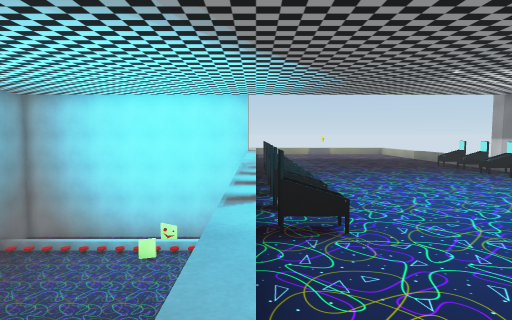
view 1 (above)

20 first-person views from a walk through a scene from a Unity 3-D project. The camera is 1.4 m above the floor, tilts 4° down and sees 75° across. The floor is counted in squares, 1 m on a side. Each view is taken from the middle of a square. On the plan, view 1 faces up. The plan holds only what a view shows up to about 15 squares ahead; the rest is blank. The place goes on beyond the plan. The player character is not drawn.

view 2
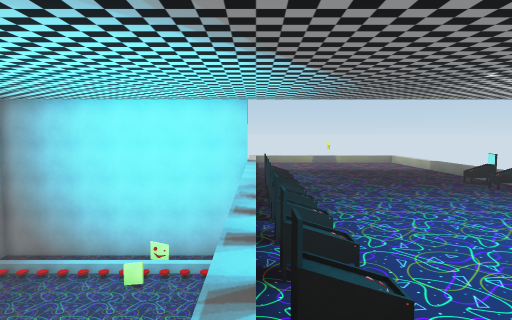

view 3
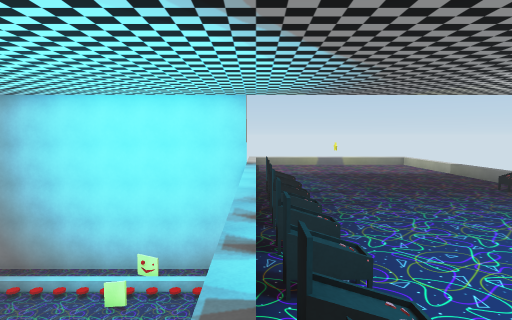

view 4
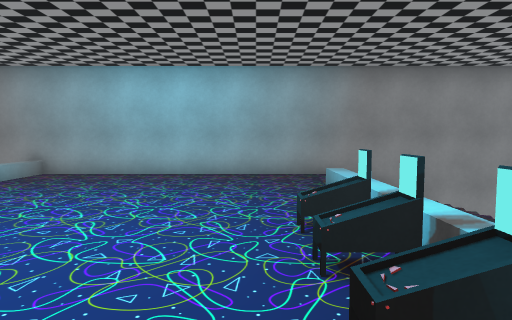

view 5
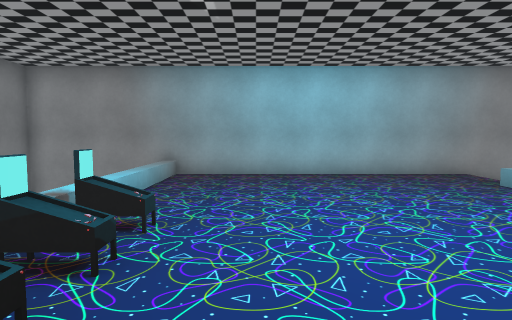

view 6
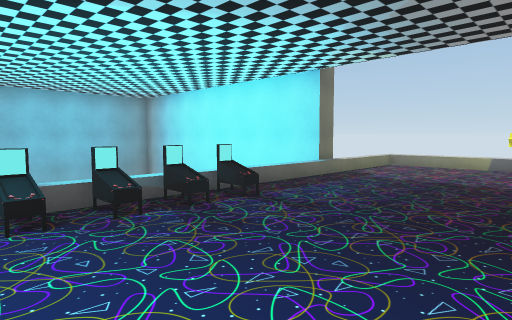

view 7
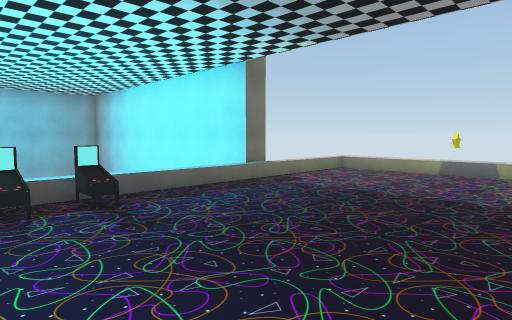

view 8
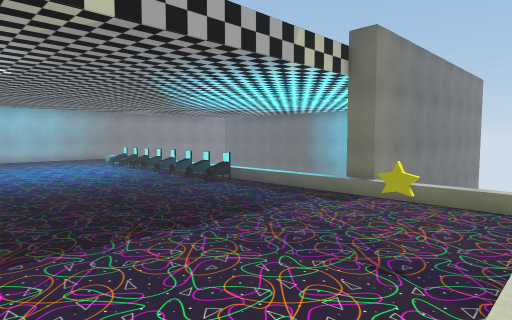

view 9
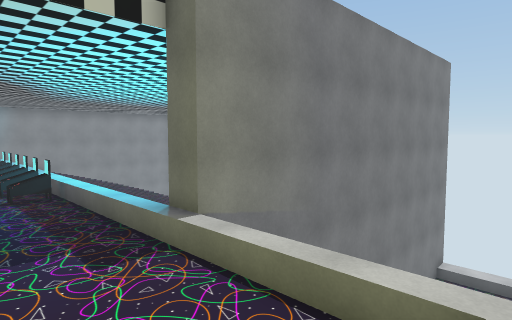

view 10
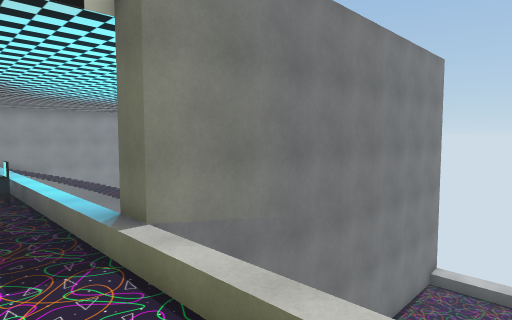

view 11
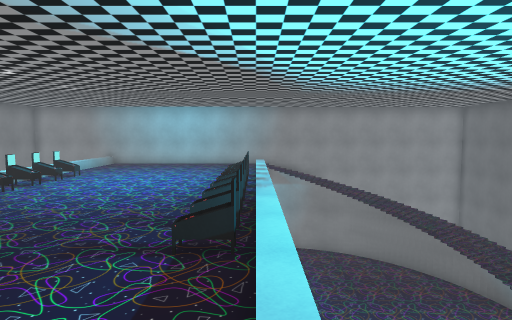

view 12
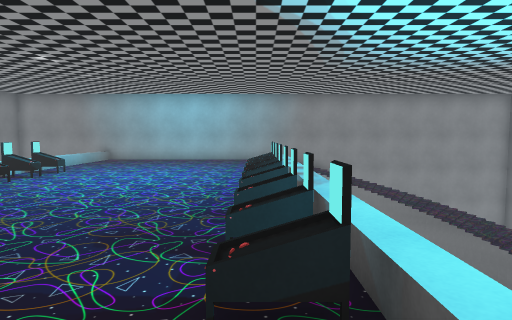

view 13
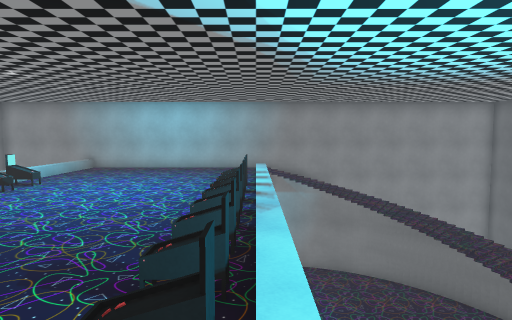

view 14
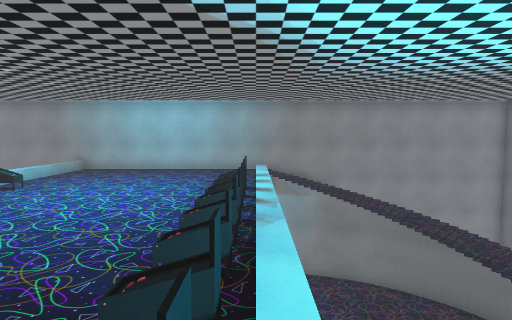

view 15
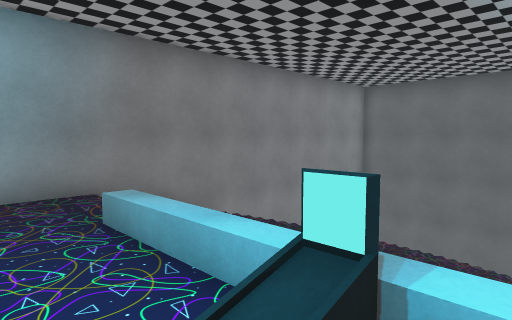

view 16
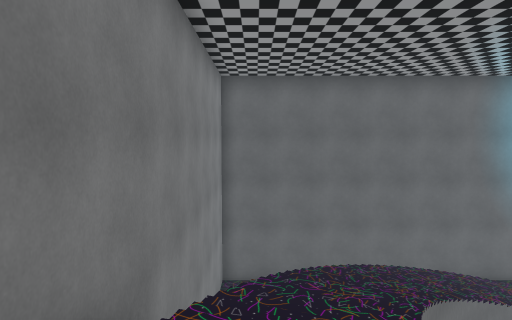

view 17
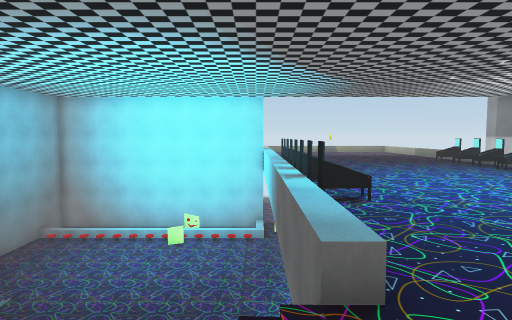

view 18
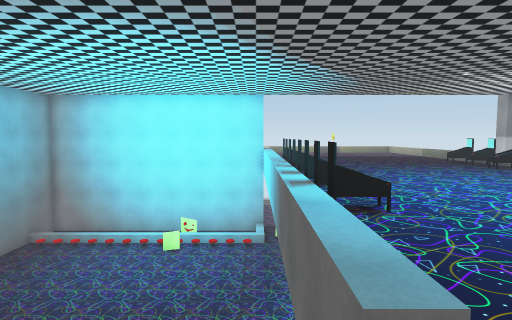

view 19
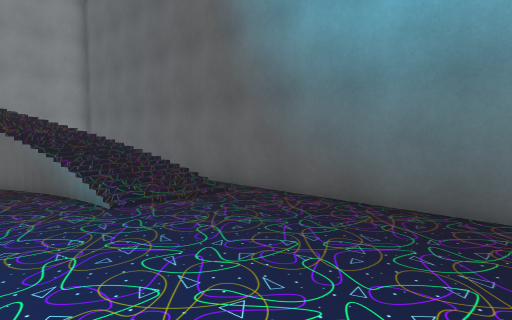

view 20
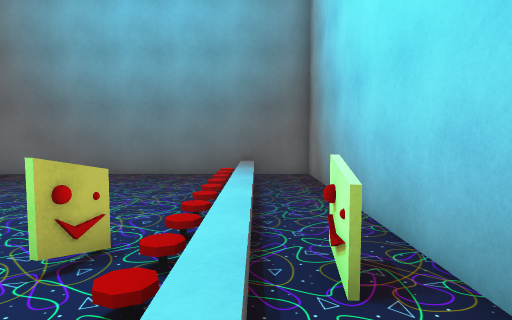

### Floor plan
Key: @ floor where view 1 was taken; # wall or solid block; . main floor; : floor 0.5 m higher than the main floor; - floor 1.5 m lower than the main floor; _ floor 2.5 m lower than the main floor; < floor 3.5 m lower than the main floor; ( floor 4.25 m lower than the main floor; ! floor 5 m lower than the main floor; / step, stairs or slope; = window, fence, low wall or low ledge; v drop or lower ground; O other object.
Columns run from 15 left of view 1 to 13 right of it. Each row starts with its distance up from view 1.
 27                ::::::::  :
 26                /.......
 25 vvv            /........
 24 vvvv           /.........
 23 vvvvv          /.........
 22  #######     ##/.........
 21 ###########   #/.........
 20 #!!!!!!!!OO!   /.........
 19 #/////////// / /........./
 18 #!!!!!!!!!!!!! /........./
 17 #!!!!!!!!OO!!! /........./
 16 #!!!!!!!!!!!!! :.........O
 15 #!!!!!!!!!!!!! :..........
 14 #!!!!!!!!!!!!!!OO.......OO
 13 #!!!!!!!!!!!!!!O.........O
 12 #!!!!!!!!!!!!!!O..........
 11 #!!!!!!!!!!!!!!OO.......OO
 10 #!///!!!!!!!!!!O ........O
  9 #!///=!!!!!!!!!O ........
  8 # (//=!!!!!!!  OO.......OO
  7 # =//=!!!!!!!  O.........O
  6 # ///<#!!!!!!  O..........
  5 #  <//#!!!!!!  OO.......OO
  4 #  !///#!!!!!  /........./
  3 #   //__#!!!!  /........./
  2 #    ////#     /........./
  1 #    !////-    /........./
  0 #      /////  /@........./
 -1 #       !-//  /........../
 -2 #!        vv  .........../vvv
 -3 ######     ################

Where each view was taken, in squares from view 1:
view 1: 0 up, 0 right, facing up
view 2: 2 up, 0 right, facing up
view 3: 4 up, 0 right, facing up
view 4: 10 up, 2 right, facing down
view 5: 10 up, 7 right, facing down
view 6: 10 up, 7 right, facing up-left
view 7: 13 up, 8 right, facing up-left
view 8: 27 up, 10 right, facing down-left
view 9: 27 up, 3 right, facing down-left
view 10: 27 up, 2 right, facing down-left
view 11: 21 up, 0 right, facing down
view 12: 18 up, 1 right, facing down
view 13: 18 up, 0 right, facing down
view 14: 17 up, 0 right, facing down
view 15: 6 up, 2 right, facing down-left
view 16: 1 down, 0 right, facing left
view 17: 2 down, 1 left, facing up
view 18: 1 down, 1 left, facing up
view 19: 17 up, 8 left, facing down-left
view 20: 19 up, 2 left, facing left
